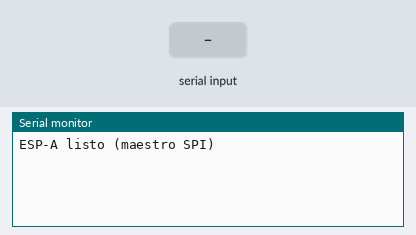
A sketch run on a simulated ESP32. On the bench: the last lines printed to the serial monitor. The test bench sets the inputs (shaded band).

Above: at 1.2 s.
1.3 s: "90,45\n" received over Serial
At 2.2 s:
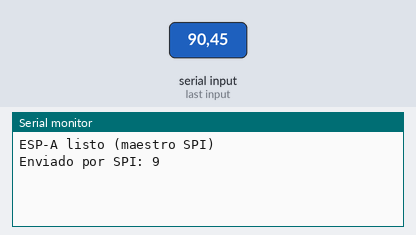
2.8 s: "30,150\n" received over Serial
At 3.3 s:
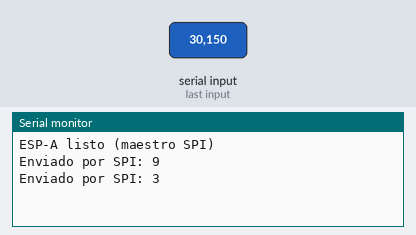

The sketch:

ESP32_A_Maestro.ino
```cpp
#include <SPI.h>

#define PIN_CS 5

void enviarPorSPI(uint8_t dato) {
  SPI.beginTransaction(SPISettings(1000000, MSBFIRST, SPI_MODE0));
  digitalWrite(PIN_CS, LOW);
  SPI.transfer(dato);
  digitalWrite(PIN_CS, HIGH);
  SPI.endTransaction();
}

void setup() {
  Serial.begin(115200);
  pinMode(PIN_CS, OUTPUT);
  digitalWrite(PIN_CS, HIGH);
  SPI.begin();
  Serial.println("ESP-A listo (maestro SPI)");
}

void loop() {
  if (Serial.available()) {
    String linea = Serial.readStringUntil('\n');
    linea.trim();

    if (linea.length() > 0 && isDigit(linea[0])) {
      uint8_t digito = linea[0] - '0';
      enviarPorSPI(digito);
      Serial.print("Enviado por SPI: ");
      Serial.println(digito);
    }
  }
}
```

Measured:
- after the input at 1.3 s, the serial monitor: prints a new line at once (image 1)
- after the input at 2.8 s, the serial monitor: prints a new line at once (image 2)
